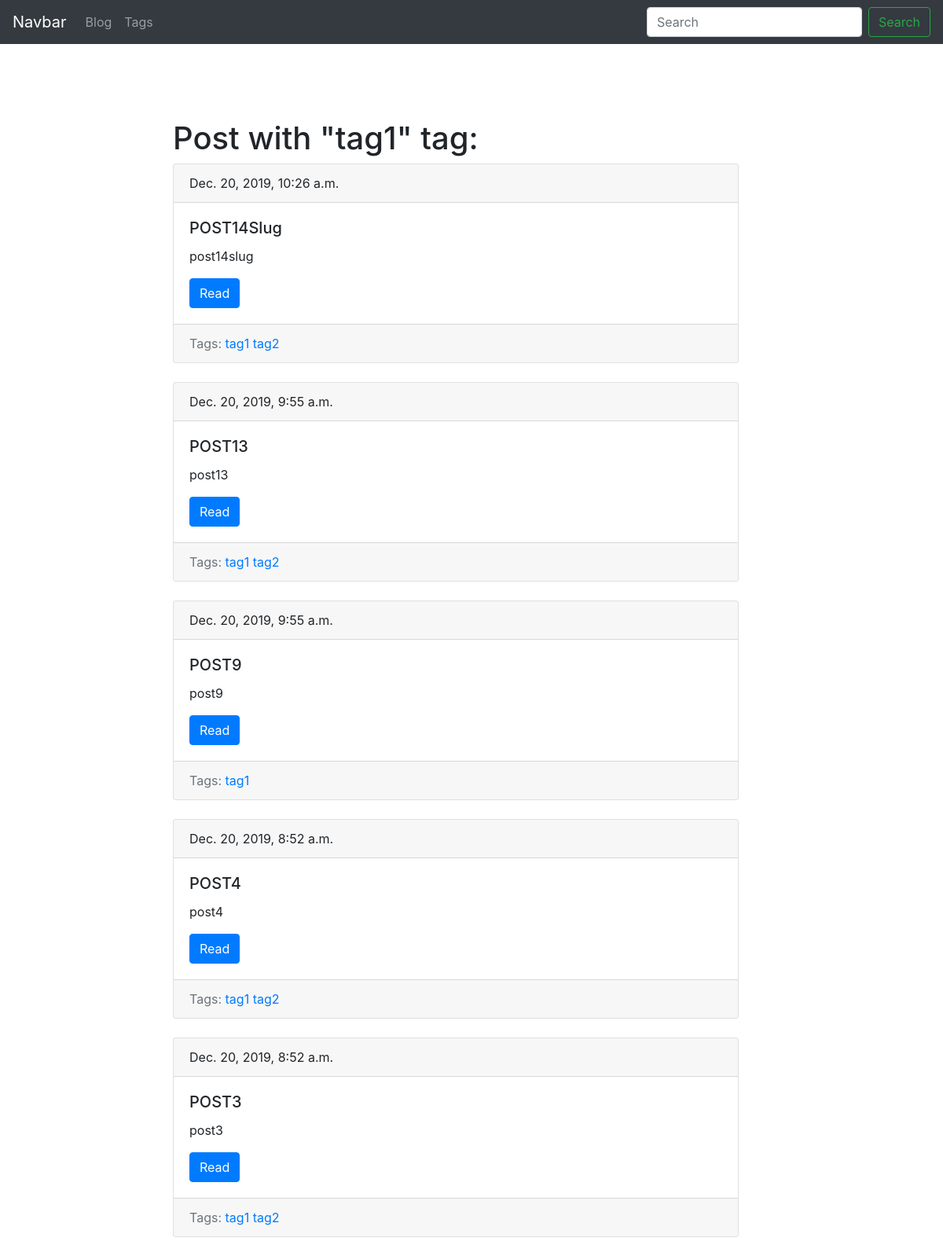
/blog/tag/tag-1/, run on the app's committed database.
### blog/models.py (models this page shows, shortened)
class Tag(models.Model):
  title = models.CharField(max_length=50)
  slug = models.CharField(max_length=50, unique=True)
  def get_absolute_url(self):
    return reverse('tag_details_url', kwargs={'slug': self.slug})
  class Meta:
    ordering = ['title']

class Post(models.Model):
  title = models.CharField(max_length=150, db_index=True)
  slug = models.SlugField(max_length=150, blank=True, unique=True)
  body = models.TextField(blank=True, db_index=True)
  tags = models.ManyToManyField('Tag', blank=True, related_name='posts')
  date_pub = models.DateTimeField(auto_now_add=True)
  def get_absolute_url(self):
    return reverse('post_details_url', kwargs={'slug': self.slug})
  class Meta:
    ordering = ['-date_pub']

### blog/views.py (the view)
# urls.py: path('tag/<str:slug>/', TagDetails.as_view(), name='tag_details_url'),
class TagDetails(ObjectDetailMixin, View):
  model = Tag
  template = 'blog/tag_details.html'

### blog/utils.py (called while the page is built)
  def get(self, request, slug):
    obj = get_object_or_404(self.model, slug__iexact=slug)
    return render(request, self.template, context={self.model.__name__.lower(): obj, 'admin_obj': obj})

### blog/templates/blog/tag_details.html (shortened to what this page needs)
{% extends "base.html" %}
{% block content %}
  <h1 class="mt-5">
    Post with "{{tag.title}}" tag:
  </h1>
  {% for post in tag.posts.all %}
    {% include 'blog/includes/post_card.html' %}
  {% endfor %}
{% endblock%}

### templates/base.html (shortened to what this page needs)
{% load static %}
<!DOCTYPE html>
<html lang="en">
<head>
  <link rel="stylesheet" href="https://stackpath.bootstrapcdn.com/bootstrap/4.3.1/css/bootstrap.min.css">
  <link rel="stylesheet" href="{% static 'css/styles.css' %}">
</head>
<body>
  <nav class="navbar navbar-expand-lg navbar-dark bg-dark">
    <a class="navbar-brand" href="#">Navbar</a>
    <div class="collapse navbar-collapse" id="navbarSupportedContent">
      <ul class="navbar-nav mr-auto">
        <li class="nav-item">
          <a class="nav-link" href="{% url 'posts_list_url' %}">Blog</a>
        </li>
        <li class="nav-item">
          <a class="nav-link" href="{% url 'tags_list_url' %}">Tags</a>
        </li>
      </ul>
      <form class="form-inline my-2 my-lg-0" action="{% url 'posts_list_url' %}">
        <input class="form-control mr-sm-2" type="search" placeholder="Search" aria-label="Search" name="search">
        <button class="btn btn-outline-success my-2 my-sm-0" type="submit">Search</button>
      </form>
    </div>
  </nav>
  <div class="container mt-5">
    <div class="row">
      <div class="clo-6 offset-md-2">
        {% block content %}
        {% endblock %}
      </div>
    </div>
  </div>
</body>
</html>

### blog/templates/blog/includes/post_card.html
<div class="card position-relative mb-4" style="width: 45rem;">
  <div class="card-header">
    {{post.date_pub}}
  </div>
  <div class="card-body">
    <h5 class="card-title mt-0">{{post.title}}</h5>
    <p class="card-text">{{post.body|truncatewords:15}}</p>
    <a href="{{ post.get_absolute_url }}" class="btn btn-primary">Read</a>
  </div>
  <div class="card-footer text-muted">
    Tags:
    {% for tag in post.tags.all %}
      <a href="{{ tag.get_absolute_url }}">
        {{tag.title}}
      </a>
    {% endfor %}
  </div>
</div>

### data on the page
Tag: title "tag1"
Post: date_pub "Dec. 20, 2019, 10:26 a.m.", title "POST14Slug", body "post14slug"
Tag: title "tag2"
Post: date_pub "Dec. 20, 2019, 9:55 a.m.", title "POST13", body "post13"
Post: date_pub "Dec. 20, 2019, 9:55 a.m.", title "POST9", body "post9"
Post: date_pub "Dec. 20, 2019, 8:52 a.m.", title "POST4", body "post4"
Post: date_pub "Dec. 20, 2019, 8:52 a.m.", title "POST3", body "post3"
